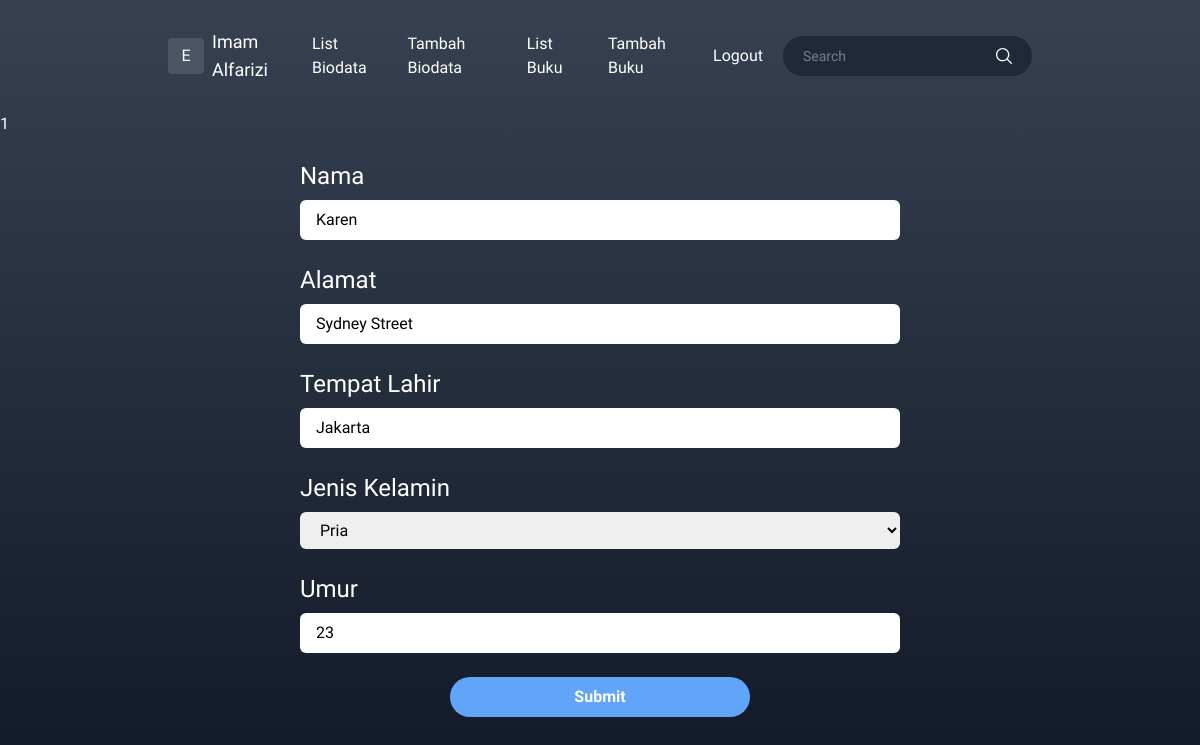
Page /edit-biodata.php?id=3 (signed in) on the committed database.
### tables this page shows
CREATE TABLE `biodata` (
  `id` int(11) NOT NULL,
  `nama` varchar(255) NOT NULL,
  `alamat` text NOT NULL,
  `tempat_lahir` varchar(255) NOT NULL,
  `gender` enum('pria','wanita') NOT NULL,
  `umur` int(2) NOT NULL
);

### edit-biodata.php (the view, shortened to what this page needs)
<?php
require_once __DIR__ . '/db-config.php';
if (isset($_SESSION['id']) && isset($_SESSION['email'])) :
  $id = $_GET['id'];
  $sql = "SELECT * FROM biodata WHERE id = ?";
  $statement = $connection->prepare($sql);
  $statement->execute([$id]);
  if ($row = $statement->fetch()) {
    $nama = $row['nama'];
    $alamat = $row['alamat'];
    $tempat_lahir = $row['tempat_lahir'];
    $umur = $row['umur'];
  }
?>
  <!DOCTYPE html>
  <html lang="en">
  <head>
    <script src="https://cdn.tailwindcss.com"></script>
  </head>
  <body>
    <div class="h-screen overflow-y-scroll bg-primary text-white">
      <?= require_once __DIR__ . '/layout/header.php' ?>
      <form action="./check/check-edit-biodata.php" method="POST">
        <div class="w-6/12 flex flex-wrap items-center justify-center mx-auto space-y-6">
          <div class="w-full">
            <label for="nama" class="block text-2xl mb-2">Nama</label>
            <input type="text" id='nama' name='nama' value="<?= $nama ?>" class="w-full p-2 px-4 text-black rounded-md focus:outline-cyan-500 placeholder:text-sm" placeholder="Masukkan Nama">
          </div>
          <div class="w-full">
            <label for="alamat" class="block text-2xl mb-2">Alamat</label>
            <input type="text" id='alamat' name='alamat' value="<?= $alamat ?>" class="w-full p-2 px-4 text-black rounded-md focus:outline-cyan-500 placeholder:text-sm" placeholder="Masukkan Alamat">
          </div>
          <div class="w-full">
            <label for="tempat_lahir" class="block text-2xl mb-2">Tempat Lahir</label>
            <input type="text" id='tempat_lahir' name='tempat_lahir' value="<?= $tempat_lahir ?>" class="w-full p-2 px-4 text-black rounded-md focus:outline-cyan-500 placeholder:text-sm" placeholder="Masukkan Tempat Lahir">
          </div>
          <div class="w-full">
            <label for="gender" class="block text-2xl mb-2">Jenis Kelamin</label>
            <select name="gender" value="<?= $id ?>" id="gender" class="w-full p-2 px-4 text-black rounded-md focus:outline-cyan-500 placeholder:text-sm">
              <option value="pria">Pria</option>
            </select>
          </div>
          <div class="w-full">
            <label for="umur" class="block text-2xl mb-2">Umur</label>
            <input type="number" id='umur' name='umur' value="<?= $umur ?>" class="w-full p-2 px-4 text-black rounded-md focus:outline-cyan-500 placeholder:text-sm" placeholder="Masukkan umur">
          </div>
          <div class="w-6/12">
            <button class="border bg-blue-400 hover:bg-blue-300 w-full rounded-full border-none py-2 mb-3 font-bold" type='submit'>Submit</button>
          </div>
        </div>
      </form>
    </div>
  </body>
  </html>
<?php
else :
  header("Location: login.php");
  exit();
endif;
?>

### edit-biodata.php (style rules this page uses)
* { font-family: 'Patrick Hand', cursive; }
.bg-primary { background: linear-gradient(180deg, #374151 0%, #111827 100%) no-repeat; }

### rows in the picture
biodata: nama "Karen", alamat "Sydney Street", tempat_lahir "Jakarta", umur "23"

### other values in the picture
$_SESSION['name'] "Imam Alfarizi"
require_once __DIR__ . '/layout/header.php' "1"
